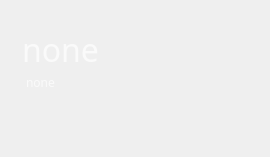
<?xml version="1.0" encoding="UTF-8"?>
<ui version="4.0">
 <class>Form</class>
 <widget class="QWidget" name="Form">
  <property name="geometry">
   <rect>
    <x>0</x>
    <y>0</y>
    <width>270</width>
    <height>157</height>
   </rect>
  </property>
  <property name="windowTitle">
   <string>Form</string>
  </property>
  <property name="styleSheet">
   <string notr="true"/>
  </property>
  <layout class="QVBoxLayout" name="verticalLayout_3">
   <item>
    <layout class="QVBoxLayout" name="verticalLayout_2">
     <item>
      <spacer name="verticalSpacer_3">
       <property name="orientation">
        <enum>Qt::Vertical</enum>
       </property>
       <property name="sizeHint" stdset="0">
        <size>
         <width>20</width>
         <height>18</height>
        </size>
       </property>
      </spacer>
     </item>
     <item>
      <layout class="QVBoxLayout" name="verticalLayout" stretch="1,1,1,1">
       <property name="spacing">
        <number>0</number>
       </property>
       <item>
        <layout class="QHBoxLayout" name="horizontalLayout" stretch="1,1,14">
         <item>
          <spacer name="horizontalSpacer">
           <property name="orientation">
            <enum>Qt::Horizontal</enum>
           </property>
           <property name="sizeHint" stdset="0">
            <size>
             <width>40</width>
             <height>20</height>
            </size>
           </property>
          </spacer>
         </item>
         <item>
          <widget class="QLabel" name="serviceLabel">
           <property name="styleSheet">
            <string notr="true">QLabel{
    font-family: Quicksand;
    font-size:  32px;
	color: #fafafa;
}</string>
           </property>
           <property name="text">
            <string>none</string>
           </property>
          </widget>
         </item>
         <item>
          <spacer name="horizontalSpacer_4">
           <property name="orientation">
            <enum>Qt::Horizontal</enum>
           </property>
           <property name="sizeHint" stdset="0">
            <size>
             <width>40</width>
             <height>20</height>
            </size>
           </property>
          </spacer>
         </item>
        </layout>
       </item>
       <item>
        <layout class="QHBoxLayout" name="horizontalLayout_2" stretch="1,1,14">
         <item>
          <spacer name="horizontalSpacer_3">
           <property name="orientation">
            <enum>Qt::Horizontal</enum>
           </property>
           <property name="sizeHint" stdset="0">
            <size>
             <width>40</width>
             <height>20</height>
            </size>
           </property>
          </spacer>
         </item>
         <item>
          <widget class="QLabel" name="loginLabel">
           <property name="styleSheet">
            <string notr="true">QLabel{
    font-family: Quicksand;
    font-size:  12px;
	color: #fafafa;
}</string>
           </property>
           <property name="text">
            <string>none</string>
           </property>
          </widget>
         </item>
         <item>
          <spacer name="horizontalSpacer_2">
           <property name="orientation">
            <enum>Qt::Horizontal</enum>
           </property>
           <property name="sizeHint" stdset="0">
            <size>
             <width>40</width>
             <height>20</height>
            </size>
           </property>
          </spacer>
         </item>
        </layout>
       </item>
       <item>
        <spacer name="verticalSpacer_2">
         <property name="orientation">
          <enum>Qt::Vertical</enum>
         </property>
         <property name="sizeType">
          <enum>QSizePolicy::Minimum</enum>
         </property>
         <property name="sizeHint" stdset="0">
          <size>
           <width>22</width>
           <height>18</height>
          </size>
         </property>
        </spacer>
       </item>
       <item>
        <layout class="QHBoxLayout" name="horizontalLayout_4" stretch="14,1,1">
         <item>
          <spacer name="horizontalSpacer_5">
           <property name="orientation">
            <enum>Qt::Horizontal</enum>
           </property>
           <property name="sizeHint" stdset="0">
            <size>
             <width>40</width>
             <height>20</height>
            </size>
           </property>
          </spacer>
         </item>
         <item>
          <layout class="QHBoxLayout" name="horizontalLayout_3" stretch="0,0,0,0">
           <property name="spacing">
            <number>12</number>
           </property>
           <item>
            <widget class="QToolButton" name="editToolButton">
             <property name="toolTip">
              <string>Edit Card</string>
             </property>
             <property name="styleSheet">
              <string notr="true">QToolButton{
	background-image: url(:/icons/edit_icon.png);
	background-repeat: no-repeat;
	border: none;
}</string>
             </property>
             <property name="text">
              <string/>
             </property>
            </widget>
           </item>
           <item>
            <spacer name="horizontalSpacer_7">
             <property name="orientation">
              <enum>Qt::Horizontal</enum>
             </property>
             <property name="sizeHint" stdset="0">
              <size>
               <width>40</width>
               <height>20</height>
              </size>
             </property>
            </spacer>
           </item>
           <item>
            <widget class="QToolButton" name="copyToolButton">
             <property name="toolTip">
              <string>Copy Password</string>
             </property>
             <property name="styleSheet">
              <string notr="true">QToolButton{
	background-image: url(:/icons/copy_icon.png);
	background-repeat: no-repeat;
	border: none;
}</string>
             </property>
             <property name="text">
              <string/>
             </property>
            </widget>
           </item>
           <item>
            <widget class="QToolButton" name="deleteToolButton">
             <property name="toolTip">
              <string>Delete Card</string>
             </property>
             <property name="styleSheet">
              <string notr="true">QToolButton{
	background-image: url(:/icons/delete_icon.png);
	background-repeat: no-repeat;
	border: none;
}</string>
             </property>
             <property name="text">
              <string/>
             </property>
            </widget>
           </item>
          </layout>
         </item>
         <item>
          <spacer name="horizontalSpacer_6">
           <property name="orientation">
            <enum>Qt::Horizontal</enum>
           </property>
           <property name="sizeHint" stdset="0">
            <size>
             <width>40</width>
             <height>20</height>
            </size>
           </property>
          </spacer>
         </item>
        </layout>
       </item>
      </layout>
     </item>
     <item>
      <spacer name="verticalSpacer_4">
       <property name="orientation">
        <enum>Qt::Vertical</enum>
       </property>
       <property name="sizeHint" stdset="0">
        <size>
         <width>20</width>
         <height>18</height>
        </size>
       </property>
      </spacer>
     </item>
    </layout>
   </item>
  </layout>
 </widget>
 <resources>
  <include location="../resources.qrc"/>
 </resources>
 <connections/>
</ui>
